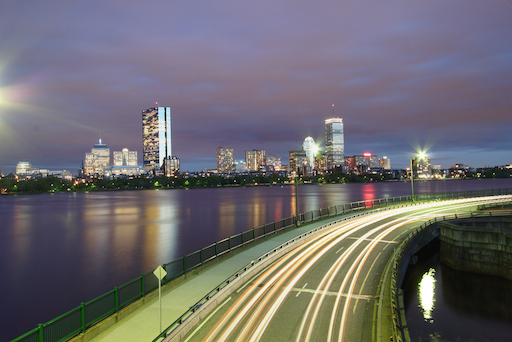
#> input picture 1_img_form/BostonCityFlow_h.jpg, 512 x 342 px
$ python img_bin.py ../1_img_form/BostonCityFlow_h.jpg 5
#> lines starting #> are read from the running program, lines starting #| are printed output that depends on the picture; after the words box and inside, x2 and y2 are one past the last pixel; in counts of white or black regions, pixels touching at a corner belong together
import sys
import pathlib
import cv2

img = cv2.imread(sys.argv[1], cv2.IMREAD_GRAYSCALE) # グレースケールで画像読み込み
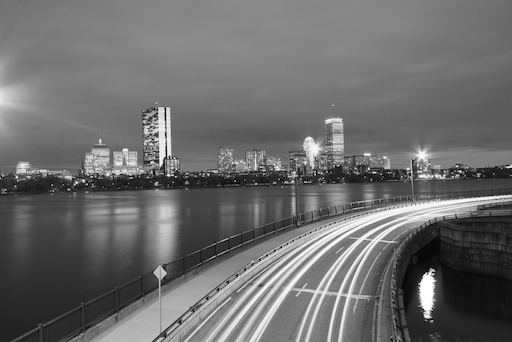
#> img: shape (342, 512); min 0, max 255, mean 107.9
ret, img_bin = cv2.threshold(img, 0, 255, cv2.THRESH_OTSU) # 大津の自動閾値で2値化
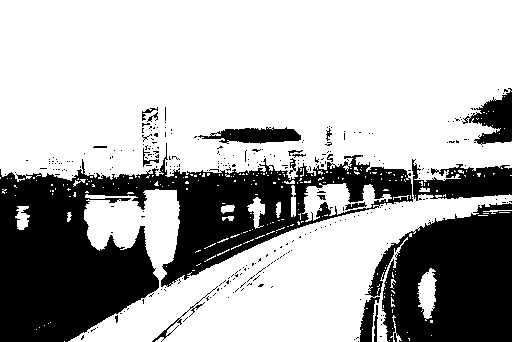
#> img_bin: shape (342, 512); 68.8% white; 307 black regions (289 under 20 px), largest, box (x1, y1, x2, y2) and area: (0, 143, 413, 342) 32902, (360, 203, 512, 342) 15208, (412, 159, 512, 201) 2452
#> ret = 93

if int(sys.argv[2]) == 1: # 0:低い方を黒く、1:高い方を黒く
    img_bin = cv2.bitwise_not(img_bin)

# 読み込んだファイル名に文字列を追加したものを用意する
input_file_name = pathlib.Path(sys.argv[1])
output_filename = input_file_name.stem + "_bin" + input_file_name.suffix
output_file_path = input_file_name.parent / output_filename

print(output_file_path) # 標準出力に出してPHPでひろう
cv2.imwrite(str(output_file_path), img_bin) # ファイル保存
